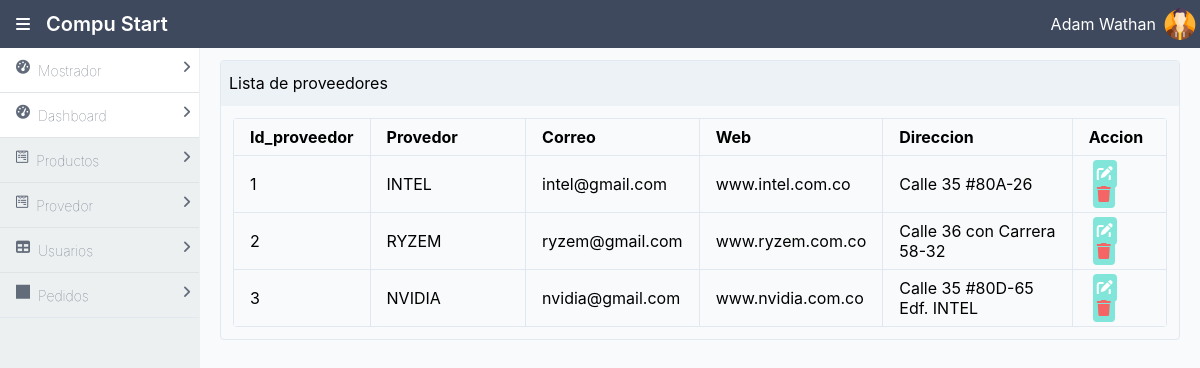
Page /admin/proveedor.php on the committed database.
### tables this page shows
CREATE TABLE proveedor(
    id_proveedor INT(11) PRIMARY KEY AUTO_INCREMENT,
    proveedor VARCHAR(50) NOT NULL,
    correo VARCHAR(45) NOT NULL,
    direccion_web VARCHAR(60) NOT NULL,
    direccion VARCHAR(60) NOT NULL
);

### admin/proveedor.php (the view, shortened to what this page needs)
<?php
$db = new Database();
$connection = $db->connect();
$query = $connection->prepare("SELECT * FROM proveedor");
$query->execute();
$proveedores = $query->fetchAll(PDO::FETCH_ASSOC);
?>
<!DOCTYPE html>
<html lang="en">
<head>
    <link rel="stylesheet" href="../css/styles.css">
    <link rel="stylesheet" href="../css/all.css">
</head>
<body>
    <div class="mx-auto bg-grey-lightest">
        <div class="min-h-screen flex flex-col">
            <header class="bg-nav">
                <?php include("../componentes/headerAdmin.php") ?>
            </header>
            <div class="flex flex-1">
                <aside id="sidebar" class="bg-side-nav w-1/2 md:w-1/6 lg:w-1/6 border-r border-side-nav hidden md:block lg:block">
                    <ul class="list-reset flex flex-col">
                        <?php include("../componentes/barralateralAdmin.php") ?>
                    </ul>
                </aside>
                <main class="bg-white-500 flex-1 p-3 overflow-hidden">
                    <div class="flex flex-1  flex-col md:flex-row lg:flex-row mx-2">
                        <div class="mb-2 border-solid border-gray-300 rounded border shadow-sm w-full">
                            <div class="bg-gray-200 px-2 py-3 border-solid border-gray-200 border-b">
                                Lista de proveedores
                            </div>
                            <div class="p-3">
                                <table class="table-responsive w-full rounded">
                                    <thead>
                                        <tr>
                                            <th class="border w-1/7 px-4 py-2">Id_proveedor</th>
                                            <th class="border w-1/6 px-4 py-2">Provedor</th>
                                            <th class="border w-1/6 px-4 py-2">Correo</th>
                                            <th class="border w-1/6 px-4 py-2">Web</th>
                                            <th class="border w-1/7 px-4 py-2">Direccion</th>
                                            <th class="border w-1/7 px-4 py-2">Accion</th>
                                        </tr>
                                    </thead>
                                    <tbody>
                                        <?php
                                        foreach ($proveedores as $key => $proveedor) {
                                        ?>
                                            <tr>
                                                <td class="border px-4 py-2"><?php echo $proveedor["id_proveedor"] . "<br>"; ?></td>
                                                <td class="border px-4 py-2"><?php echo $proveedor["proveedor"] . "<br>"; ?></td>
                                                <td class="border px-4 py-2"><?php echo $proveedor["correo"] . "<br>"; ?></td>
                                                <td class="border px-4 py-2"><?php echo $proveedor["direccion_web"] . "<br>"; ?></td>
                                                <td class="border px-4 py-2"><?php echo $proveedor["direccion"] . "<br>"; ?></td>
                                                <td class="border px-4 py-2">
                                                    <a class="bg-teal-300 cursor-pointer rounded p-1 mx-1 text-white" href="./actualizarProveedor.php?id=<?php echo $proveedor["id_proveedor"]; ?>">
                                                        <i class="fas fa-edit"></i></a>
                                                    <a class="bg-teal-300 cursor-pointer rounded p-1 mx-1 text-red-500">
                                                        <i class="fas fa-trash"></i>
                                                    </a>
                                                </td>
                                            </tr>
                                        <?php
                                        }
                                        ?>
                                    </tbody>
                                </table>
                            </div>
                        </div>
                    </div>
            </div>
        </div>
    </div>
</body>
</html>

### componentes/headerAdmin.php (shortened to what this page needs)
<header class="bg-nav">
    <div class="flex justify-between">
        <div class="p-1 mx-3 inline-flex items-center">
            <i class="fas fa-bars pr-2 text-white" onclick="sidebarToggle()"></i>
            <h1 class="text-white p-2">Compu Start</h1>
        </div>
        <div class="p-1 flex flex-row items-center">
            <a href="#" onclick="profileToggle()" class="text-white p-2 no-underline hidden md:block lg:block">Adam Wathan</a>
            <img onclick="profileToggle()" class="inline-block h-8 w-8 rounded-full" src="../img/logo/avatar.png" alt="">
        </div>
    </div>
</header>

### componentes/barralateralAdmin.php
<ul class="list-reset flex flex-col">
                    <li class=" w-full h-full py-3 px-2 border-b border-light-border bg-white">
                        <a href="../admin/mostrar.php"
                           class="font-sans font-hairline hover:font-normal text-sm text-nav-item no-underline">
                            <i class="fas fa-tachometer-alt float-left mx-2"></i>
                            Mostrador
                            <span><i class="fas fa-angle-right float-right"></i></span>
                        </a>
                    </li>
                    <li class=" w-full h-full py-3 px-2 border-b border-light-border bg-white">
                        <a href="../admin/indexadmin.php"
                           class="font-sans font-hairline hover:font-normal text-sm text-nav-item no-underline">
                            <i class="fas fa-tachometer-alt float-left mx-2"></i>
                            Dashboard
                            <span><i class="fas fa-angle-right float-right"></i></span>
                        </a>
                    </li>
                    <li class="w-full h-full py-3 px-2 border-b border-light-border">
                        <a href="../admin/productos.php"
                           class="font-sans font-hairline hover:font-normal text-sm text-nav-item no-underline">
                            <i class="fab fa-wpforms float-left mx-2"></i>
                            Productos
                            <span><i class="fa fa-angle-right float-right"></i></span>
                        </a>
                    </li>
                    <li class="w-full h-full py-3 px-2 border-b border-light-border">
                        <a href="../admin/productos.php"
                           class="font-sans font-hairline hover:font-normal text-sm text-nav-item no-underline">
                            <i class="fab fa-wpforms float-left mx-2"></i>
                            Provedor
                            <span><i class="fa fa-angle-right float-right"></i></span>
                        </a>
                    </li>
                    <li class="w-full h-full py-3 px-2 border-b border-light-border">
                        <a href="../admin/usuario.php"
                           class="font-sans font-hairline hover:font-normal text-sm text-nav-item no-underline">
                            <i class="fas fa-table float-left mx-2"></i>
                            Usuarios
                            <span><i class="fa fa-angle-right float-right"></i></span>
                        </a>
                    </li>
                </ul>
                <li class="w-full h-full py-3 px-2 border-b border-300-border">
                        <a href="../admin/actualizaciones.php" class="font-sans font-hairline hover:font-normal text-sm text-nav-item no-underline">
                            <i class="fas fa-square-full float-left mx-2"></i>
                            Pedidos
                            <span><i class="fa fa-angle-right float-right"></i></span>
                        </a>
                    </li>

### css/all.css (style rules this page uses)
.fa, .fas, .far, .fal, .fab { -moz-osx-font-smoothing: grayscale; -webkit-font-smoothing: antialiased; display: inline-block; font-style: normal; font-variant: normal; text-rendering: auto; line-height: 1; }
.fa-angle-right:before { content: "\f105"; }
.fa-bars:before { content: "\f0c9"; }
.fa-edit:before { content: "\f044"; }
.fa-square-full:before { content: "\f45c"; }
.fa-table:before { content: "\f0ce"; }
.fa-tachometer-alt:before { content: "\f3fd"; }
.fa-trash:before { content: "\f1f8"; }
.fa-wpforms:before { content: "\f298"; }
.fab { font-family: 'Font Awesome 5 Brands'; }
.fa, .fas { font-family: 'Font Awesome 5 Free'; font-weight: 900; }

### rows in the picture
proveedor: id_proveedor "1", proveedor "INTEL", correo "intel@gmail.com", direccion_web "www.intel.com.co", direccion "Calle 35 #80A-26"
proveedor: id_proveedor "2", proveedor "RYZEM", correo "ryzem@gmail.com", direccion_web "www.ryzem.com.co", direccion "Calle 36 con Carrera 58-32"
proveedor: id_proveedor "3", proveedor "NVIDIA", correo "nvidia@gmail.com", direccion_web "www.nvidia.com.co", direccion "Calle 35 #80D-65 Edf. INTEL"
